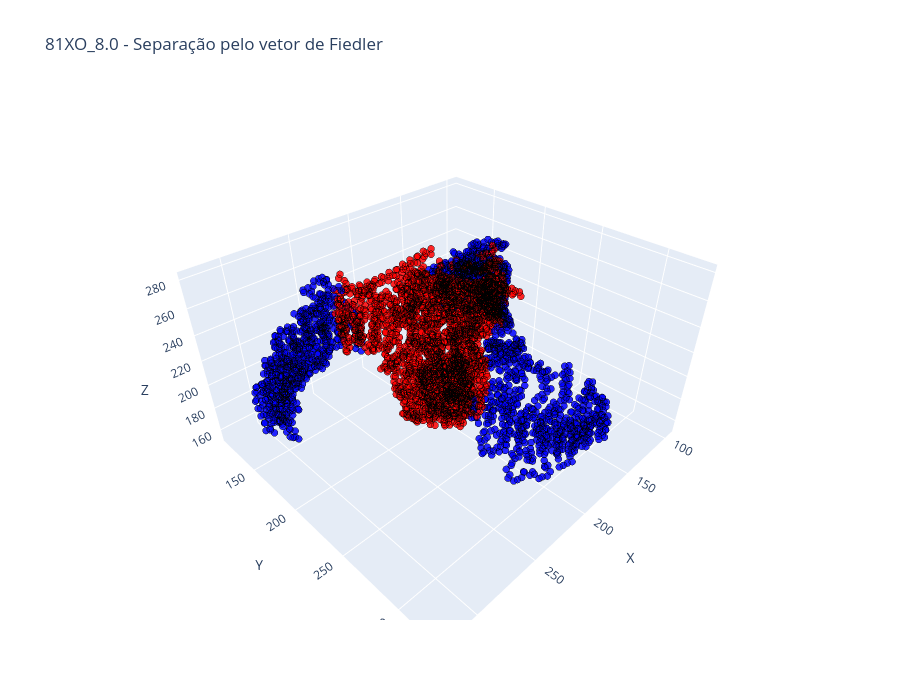

This figure's notebook cell:
### Code cell
import plotly.graph_objects as go
import networkx as nx

# ==========================================================
# Coordenadas dos nós
# ==========================================================
node_x = []
node_y = []
node_z = []
colors = []
hover_text = []

for i, node in enumerate(G.nodes()):
    node_x.append(G.nodes[node]["x"])
    node_y.append(G.nodes[node]["y"])
    node_z.append(G.nodes[node]["z"])

    # Cor baseada no vetor de Fiedler (positivo = vermelho, negativo = azul)
    colors.append("red" if fiedler[i] > 0 else "blue")

    hover_text.append(
        f"Node: {node}<br>"
        f"Chain: {G.nodes[node]['chain']}<br>"
        f"Resid: {G.nodes[node]['resid']}<br>"
        f"Fiedler: {fiedler[i]:.4f}"
    )

# ==========================================================
# Figura 3D única
# ==========================================================
fig = go.Figure()

fig.add_trace(
    go.Scatter3d(
        x=node_x,
        y=node_y,
        z=node_z,
        mode="markers",
        marker=dict(
            size=4,
            color=colors,
            opacity=0.85,
            line=dict(width=0.1, color="black")
        ),
        text=hover_text,
        hoverinfo="text"
    )
)

# ==========================================================
# Layout
# ==========================================================
fig.update_layout(
    title=nome_proteina+"_"+str(cutoff)+" - Separação pelo vetor de Fiedler",
    width=900,
    height=700,
    scene=dict(
        aspectmode="data",
        xaxis_title="X",
        yaxis_title="Y",
        zaxis_title="Z"
    )
)

fig.show()

### Figure 1 — Plotly figure (JSON) as saved in the notebook; plotly's stock layout.template omitted (floating-point values rounded to 4 significant figures; data arrays with more than 128 entries replaced by an {"elided": "..."} marker saying what was removed)
{"data": [{"hoverinfo": "text", "marker": {"color": {"elided": "4185 str values"}, "line": {"color": "black", "width": 0.1}, "opacity": 0.85, "size": 4}, "mode": "markers", "text": {"elided": "4185 str values"}, "type": "scatter3d", "x": {"elided": "4185 float values"}, "y": {"elided": "4185 float values"}, "z": {"elided": "4185 float values"}}], "layout": {"height": 700, "scene": {"aspectmode": "data", "xaxis": {"title": {"text": "X"}}, "yaxis": {"title": {"text": "Y"}}, "zaxis": {"title": {"text": "Z"}}}, "title": {"text": "81XO_8.0 - Separação pelo vetor de Fiedler"}, "width": 900}}
